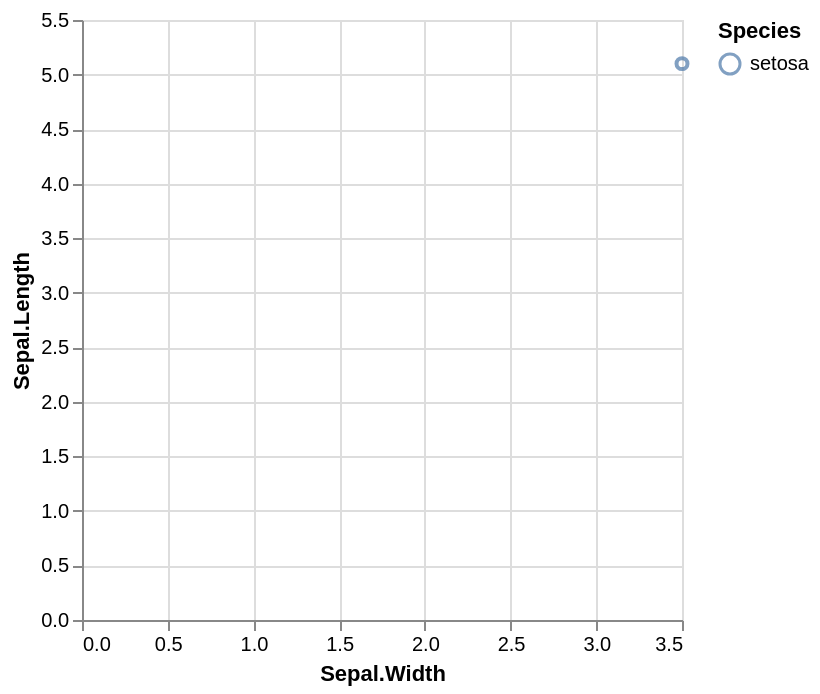

Source (Vega-Lite JSON):
### Vega-Lite specification from a JSON file in a GitHub repository (floating-point values rounded to 4 significant figures)
{"$schema": "https://vega.github.io/schema/vega-lite/v4.json", "datasets": {"data-00": [{"Sepal.Length": 5.1, "Sepal.Width": 3.5, "Petal.Length": 1.4, "Petal.Width": 0.2, "Species": "setosa"}]}, "layer": [{"data": {"name": "data-00"}, "mark": {"type": "point"}, "encoding": {"x": {"field": "Sepal\\.Width", "type": "quantitative", "title": "Sepal.Width"}, "y": {"field": "Sepal\\.Length", "type": "quantitative", "title": "Sepal.Length"}, "stroke": {"field": "Species", "type": "nominal", "title": "Species"}}}]}
